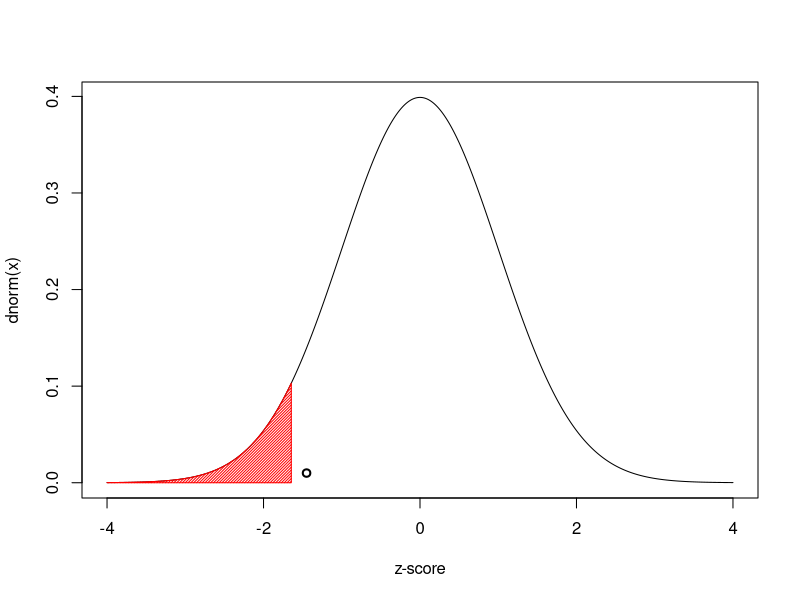
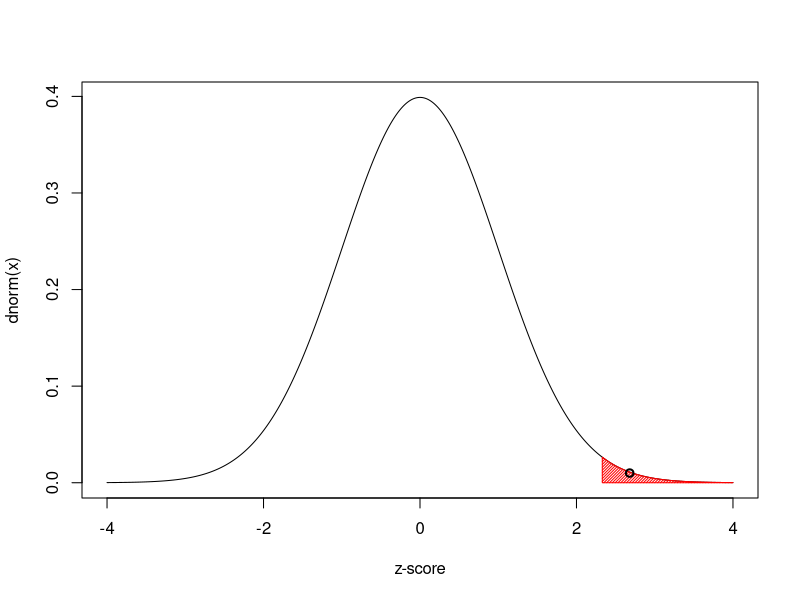

The R source for these figures, in order:
# R script for Week 4
# PSYC 5316

scores = c(25,60,43,56,32,43,47,59,39,41)
mean(scores)

xbar = mean(scores)
s = sd(scores)
n=length(scores)
c = qt(0.975,df=n-1)

xbar - c*s/sqrt(n) # lower limit
xbar + c*s/sqrt(n) # upper limit

#############################################
# hypothesis testing
# example 1

(44.5-50)/(12/sqrt(10))
qnorm(0.05)

# visualizing "rejection region"

# do this first!
shadedTails <- function(from, to, density, ..., col="red"){
  y_seq = seq(from, to, length.out=500)
  d = c(0, density(y_seq, ...), 0)
  polygon(c(from, y_seq, to), d, col=col, density=50)
}
  
x=seq(-4,4,0.01)
plot(x,dnorm(x),type="l",xlab="z-score")
shadedTails(-4, -1.645, dnorm)
points(x=-1.45, y=0.01, lwd=2)


# example 2
(610-580)/(50/sqrt(20))
qnorm(0.99)

x=seq(-4,4,0.01)
plot(x,dnorm(x),type="l",xlab="z-score")
shadedTails(2.33, 4, dnorm)
points(x=2.68, y=0.01, lwd=2)
